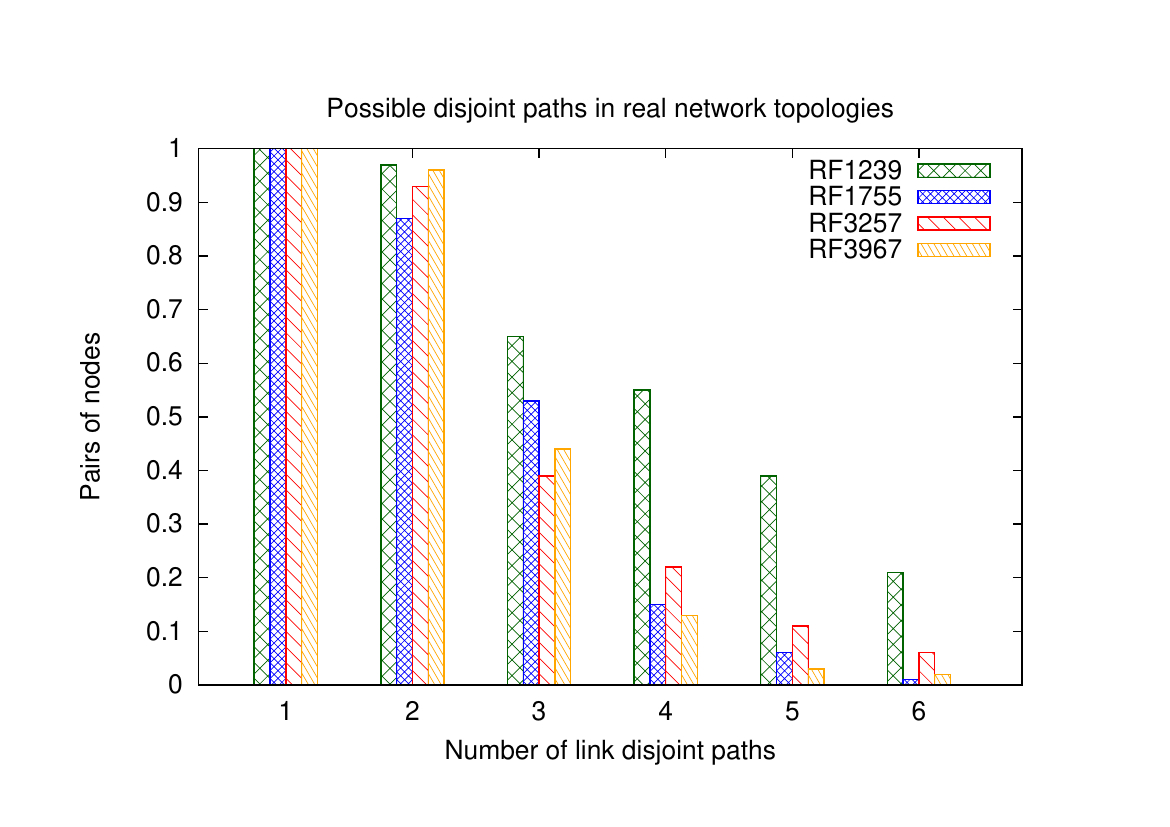

Write the gnuplot code that produced this figure.
set title "Possible disjoint paths in real network topologies"
set xlabel "Number of link disjoint paths"
set ylabel "Pairs of nodes"
set term postscript enhanced color "Helvetica" 19
set output "ldpairs.eps"

set xrange [-1:12]
set xtics ("1" 0.375, "2" 2.375, "3" 4.375, "4" 6.375, "5" 8.375, "6" 10.375)

set boxwidth 0.25
set style fill pattern border

plot "ldpairs_rf1239.dat" w boxes fill pattern 1 lc rgb "dark-green" title "RF1239", "ldpairs_rf1755.dat" w boxes fill pattern 2 lc rgb "blue" title "RF1755", "ldpairs_rf3257.dat" w boxes fill pattern 4 lc rgb "red" title "RF3257", "ldpairs_rf3967.dat" w boxes fill pattern 6 lc rgb "orange" title "RF3967"
